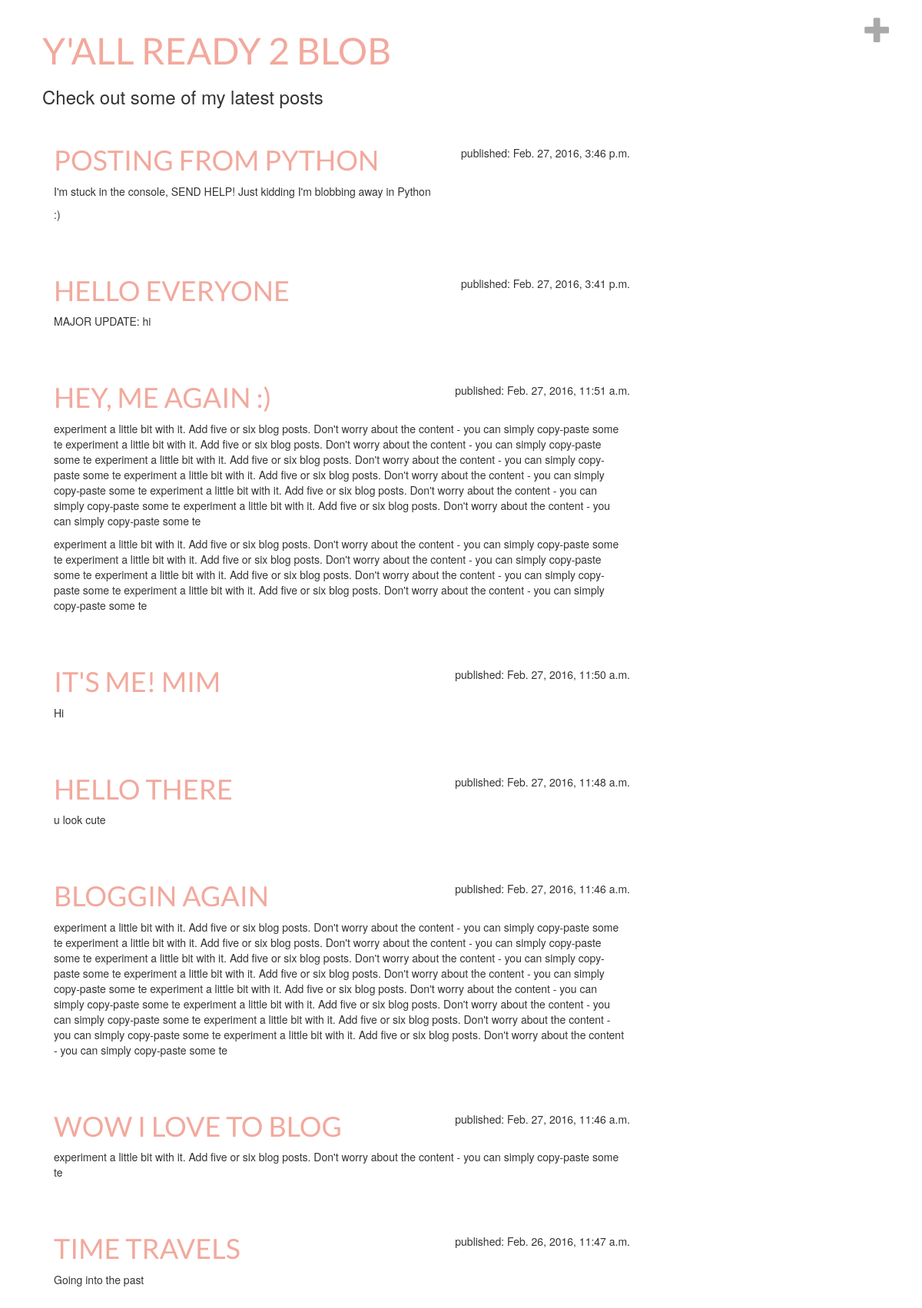
The app's page / (signed in) with its own data.
### blog/models.py (models this page shows, shortened)
class Post(models.Model):
	author = models.ForeignKey('auth.User')
	title = models.CharField(max_length=200)
	text = models.TextField()
	created_date = models.DateTimeField(
		default=timezone.now)
	published_date = models.DateTimeField(
		blank=True, null=True)

### blog/views.py (the view)
# urls.py: url(r'^$', views.post_list, name='post_list'), # ^$ will only match an empty string
def post_list(request):
	posts = Post.objects.filter(published_date__lte=timezone.now()).order_by('-published_date')
	return render(request, 'blog/post_list.html', {'posts':posts})

### blog/templates/blog/post_list.html
{% extends 'blog/base.html' %}
{% block content %}
	{% for post in posts %}
		<div class="post">
			<div class="date">
				<p>published: {{ post.published_date }}</p>
			</div>
			<h1><a href="{% url 'post_detail' pk=post.pk %}">{{ post.title }}</a></h1>
			<p>{{ post.text|linebreaks }}</p>
		</div>
	{% endfor %}
{% endblock %}

### blog/static/css/blog.css (style rules this page uses)
h1, h1 a { color:#F2A99D; font-family:Lato; text-transform: uppercase; }
body { padding-left: 15px; }
.date { float:right; }
.post { margin-bottom:70px; }

### records on screen
Post: published_date "Feb. 27, 2016, 3:46 p.m.", title "POSTING FROM PYTHON", text "I'm stuck in the console, SEND HELP! Just kidding I'm blobbing away in Python :)"
Post: published_date "Feb. 27, 2016, 3:41 p.m.", title "HELLO EVERYONE", text "MAJOR UPDATE: hi"
Post: published_date "Feb. 27, 2016, 11:51 a.m.", title "HEY, ME AGAIN :)", text "experiment a little bit with it. Add five or six blog posts. Don't worry about the content - you can simply copy-paste some te experiment a little bit with it. Add five or six blog posts. Don't worry about the content - you can simply copy-paste some te experiment a little bit with it. Add five or six blog posts. Don't worry about the content - you can simply copy-paste some te experiment a little bit with it. Add five or six blog posts. Don't worry about the content - you can simply copy-paste some te experiment a little bit with it. Add five or six blog posts. Don't worry about the content - you can simply copy-paste some te experiment a little bit with it. Add five or six blog posts.…"
Post: published_date "Feb. 27, 2016, 11:50 a.m.", title "IT'S ME! MIM", text "Hi"
Post: published_date "Feb. 27, 2016, 11:48 a.m.", title "HELLO THERE", text "u look cute"
Post: published_date "Feb. 27, 2016, 11:46 a.m.", title "BLOGGIN AGAIN", text "experiment a little bit with it. Add five or six blog posts. Don't worry about the content - you can simply copy-paste some te experiment a little bit with it. Add five or six blog posts. Don't worry about the content - you can simply copy-paste some te experiment a little bit with it. Add five or six blog posts. Don't worry about the content - you can simply copy-paste some te experiment a little bit with it. Add five or six blog posts. Don't worry about the content - you can simply copy-paste some te experiment a little bit with it. Add five or six blog posts. Don't worry about the content - you can simply copy-paste some te experiment a little bit with it. Add five or six blog posts.…"
Post: published_date "Feb. 27, 2016, 11:46 a.m.", title "WOW I LOVE TO BLOG", text "experiment a little bit with it. Add five or six blog posts. Don't worry about the content - you can simply copy-paste some te"
Post: published_date "Feb. 26, 2016, 11:47 a.m.", title "TIME TRAVELS", text "Going into the past"
